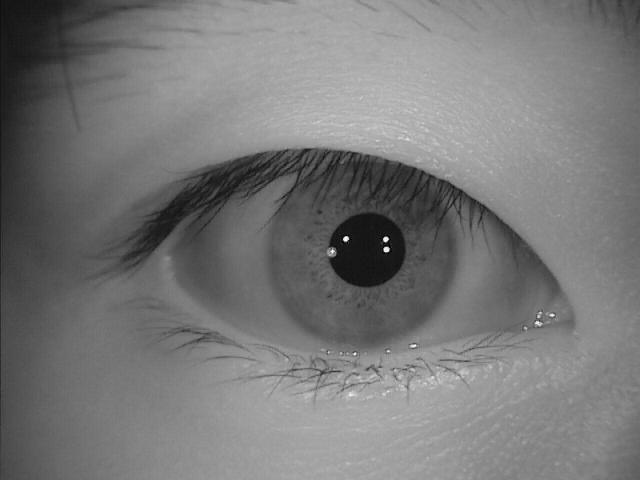
#> input picture CASIA-Iris-Lamp-100/002/R/S2002R08.jpg, 640 x 480 px, found by its file name; its folder holds only this picture in this run
$ python iris_recognizer.py
#> lines starting #> are read from the running program, lines starting #| are printed output that depends on the picture; after the words box and inside, x2 and y2 are one past the last pixel; in counts of white or black regions, pixels touching at a corner belong together
### src/dataset.py
import os
import numpy as np
from PIL import Image
import cv2
import math

class Dataset:
    def __init__(self, path):
        self.path = path
        self.images = []
        self.labels = []
        self.codes = []
        self.iris = []

    def load_images_and_labels(self):

        for d in os.listdir(self.path):
            directory = os.path.join(self.path, d)
            for sd in os.listdir(directory): #L ou R
                subdirectory = os.path.join(directory,sd)
                for f in os.listdir(subdirectory):
                    if f.endswith('.jpg'): #consider only jpg images
                        image_path = os.path.join(subdirectory, f)
                        image_pil = Image.open(image_path)
#> image_pil is the input picture: PIL image 640x480 L; min 0, max 255, mean 119.6
                        # Convert the image format into numpy array
                        image = np.array(image_pil, 'uint8')
                        self.images.append(image)
                        # Get the label of the image (which person it belongs to)
                        if subdirectory.endswith('L'):
                            self.labels.append(int(os.path.split(image_path)[1].split("L")[0].replace("S", "")))
                        else:
                            self.labels.append(int(os.path.split(image_path)[1].split("R")[0].replace("S", "")))


def preprocess(image, threshold=35, lamp=True):

    smoothed = cv2.medianBlur(image,5)
    num, mask = cv2.threshold(smoothed, threshold, 255, cv2.THRESH_BINARY_INV)

    if lamp:
        kernel = cv2.getStructuringElement(cv2.MORPH_ELLIPSE, (3, 3))
        mask = cv2.dilate(mask, kernel, iterations=5)

        kernel = cv2.getStructuringElement(cv2.MORPH_ELLIPSE, (7, 7))
        mask = cv2.erode(mask, kernel, iterations=4)

        kernel = cv2.getStructuringElement(cv2.MORPH_ELLIPSE, (3, 3))
        mask = cv2.dilate(mask, kernel, iterations=9)
    else:
        kernel = cv2.getStructuringElement(cv2.MORPH_ELLIPSE, (3, 3))
        mask = cv2.dilate(mask, kernel, iterations=7)
        mask = cv2.erode(mask, kernel, iterations=4)

    mask = cv2.Canny(mask,100,200)

    circles = cv2.HoughCircles(mask,method=cv2.HOUGH_GRADIENT,dp=2,minDist=220,param1=500,param2=50,minRadius=20,maxRadius=70)
    if circles is not None:
        circles = np.uint16(np.around(circles))
        for i in circles[0, :]:
            centerx = i[0]
            centery = i[1]
            radius = i[2]

        circles = circles[0][0]

    return circles

def get_mean(image, mask):
    image_iris = cv2.bitwise_and(image, image, mask=mask)
    mean = np.mean(image_iris)

    return mean

def get_iris_radius(image, pupil):
    mask = np.zeros(image.shape, dtype='uint8')
    mean_ant = get_mean(image, mask)
    max_mean = -1
    max_radius = 0
    for r in range((pupil[2]+16), 120):
        mean = get_mean(image, mask)
        diff = mean - mean_ant
        mean_ant = mean
        if diff > max_mean:
            max_mean = diff
            max_radius = r

    return max_radius

def normalize_iris(image, pupil, iris_radius):

    total_grades = 2*math.pi
    num_pixels = iris_radius - pupil[2] #raio da iris menos raio pupila
    interval = np.linspace(0, total_grades, num=360)
    polar = np.zeros((num_pixels, len(interval)), dtype='uint8') #matriz para a iris normalizada
    for pixel in range(0, num_pixels):
        offset = 0
        ant = 0
        for i in interval:
            grade = i
            x = int((pupil[2] + pixel)*math.cos(grade) + pupil[0]) # centerx
            y = int((pupil[2] + pixel)*math.sin(grade) + pupil[1]) # centery
            # print pixel, int(grade*total_grades+offset), offset
            if (int(grade*total_grades+offset) == (ant+2)):
                offset-=1
            if y < image.shape[0] and x < image.shape[1]:
                polar[pixel, int(grade*total_grades+offset)] = image[y,x] #pq a imagem é deitada
            else:
                polar[pixel, int(grade*total_grades+offset)] = 0 #iris fora da imagem
            ant = int(grade*total_grades+offset)
            offset+=1
            if (grade*total_grades+offset) >= 360:
                break

    return polar

### src/utils.py
import numpy as np
import pywt
import progressbar
from skimage import feature
from sklearn import svm
from sklearn.model_selection import KFold
import matplotlib.pyplot as plt
from src.dataset import Dataset, preprocess, get_iris_radius, normalize_iris

def hamming_distance(code_query, code_database):
    nm = code_query.shape[0] * code_query.shape[1]
    xor = np.logical_xor(code_query, code_database).sum()
    return xor / float(nm)

def iris_detection(dataset):
    print("Detect, segment and normalize iris region")
    bar = progressbar.ProgressBar(maxval=len(dataset.images) - 1)
    bar.start()

    c = radius_iris = 0
    for index, image in enumerate(dataset.images):
        bar.update(index)
        pupil = preprocess(image)
        if pupil is not None: #achou a pupila
            radius_iris = get_iris_radius(image, pupil)
            image_normalized = normalize_iris(image, pupil, radius_iris)
            dataset.iris.append(image_normalized)
            #binariza a imagem com Haar Wavelet
            coefficients = pywt.wavedec2(image_normalized, 'haar', level=4)
            cA = coefficients[0]
            #horizontal detail, vertical detail and diagonal detail
            (cH, cV, cD) = coefficients[1]
            image_binar = np.zeros((cA.shape[0], cA.shape[1]), dtype='uint8')
            for i in range(cA.shape[0]):
                for j in range(cA.shape[1]):
                    if ((cH[i,j]>=0) and (cV[i,j]>=0) and (cD[i,j]>=0)):
                        image_binar[i,j] = 1
                    else:
                        image_binar[i,j] = 0
            #deixar todos do mesmo tamanho
            image_binar = np.resize(image_binar, (5,23))
            #salvo na ordem das labels tbm
            dataset.codes.append(image_binar)
        else: #não achou a pupila, remove a imagem
            np.delete(dataset.images, i, 0)
            c-=1
        c+=1
#> this loop made 4 passes
#> pass 1, in preprocess, `num, mask = cv2.threshold(smoothed, threshold, 255, cv2.THRESH_BINARY_..`:
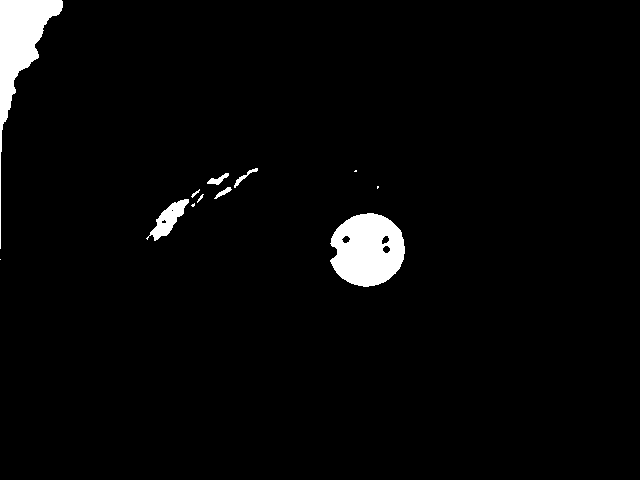
#> mask: shape (480, 640); 3% white; 12 white regions (4 under 20 px), largest, box (x1, y1, x2, y2) and area: (330, 213, 405, 287) 4162, (0, 0, 63, 249) 3920, (146, 199, 189, 241) 680
#> pass 1, in preprocess, `mask = cv2.dilate(mask, kernel, iterations=5)`:
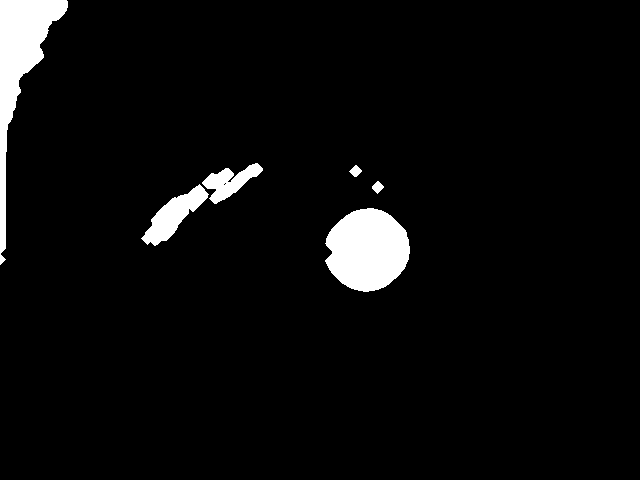
#> mask: shape (480, 640); 4.4% white; 6 white regions, box (x1, y1, x2, y2) and area: (325, 208, 410, 292) 5392, (0, 0, 68, 265) 5278, (141, 184, 209, 246) 1614, (202, 163, 263, 204) 1097, (349, 165, 362, 177) 90, (372, 181, 384, 194) 90
#> pass 1, in preprocess, `mask = cv2.erode(mask, kernel, iterations=4)`:
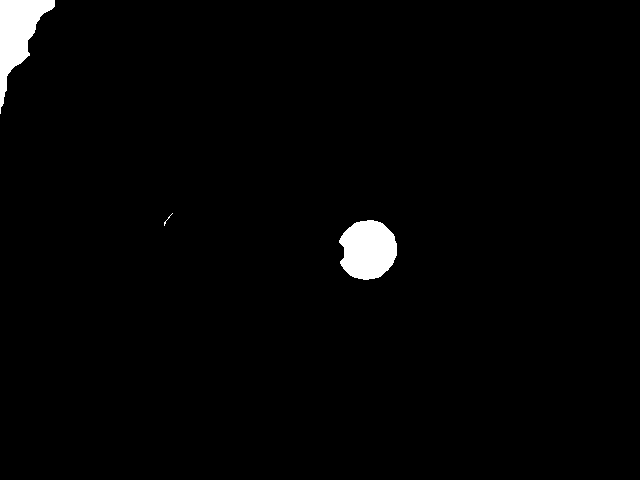
#> mask: shape (480, 640); 1.7% white; 3 white regions (1 under 20 px), largest, box (x1, y1, x2, y2) and area: (339, 220, 397, 280) 2689, (0, 0, 55, 114) 2649
    bar.finish()

def iris_verification(dataset):
    print("Verifying iris")
    bar = progressbar.ProgressBar(maxval=len(dataset.codes) - 1)
    bar.start()

    distance = []
    true_or_false = []
    for i in range(0, len(dataset.codes)):
        bar.update(i)
        code_query = dataset.codes[i]
        for j in range(i+1, len(dataset.codes)):
            code_database = dataset.codes[j]
            distance.append(hamming_distance(code_query, code_database))
            true_or_false.append((dataset.labels[i] == dataset.labels[j]))

    bar.finish()

    limits = np.sort(distance)
    limits = np.unique(limits)
    positives_total = 0
    negatives_total = 0
    for aux in true_or_false:
        if aux == True: # mesma label
            positives_total += 1
        else:
            negatives_total += 1

    false_positives = []
    false_negatives = []
    for limit in limits:
        fp = 0
        fn = 0
        for j in range(len(distance)):
            database = distance[j]
            if database <= limit and true_or_false[j] == False:
                fp += 1
            elif database > limit and true_or_false[j] == True:
                fn += 1

        fp = fp / float(negatives_total)
        fn = fn / float(positives_total)
        false_positives.append(fp)
        false_negatives.append(fn)

    false_positives = np.array(false_positives)
    false_negatives = np.array(false_negatives)

    #indice para a diferença mínima entre falso positivos e falso negativos
    index_EER = np.argmin(np.absolute(false_positives - false_negatives))
    plt.axis([0, 1.0, 0, 1.0])
    plt.title('FAR x FRR graph')
    plt.xlabel('False Positives')
    plt.ylabel('False Negatives')
    plt.plot(false_positives, false_negatives, linestyle='--', color='black')
    plt.plot(false_positives[index_EER], false_negatives[index_EER], 'o', color='green', label='EER')
    plt.legend()
    plt.savefig('DETcurve.png')
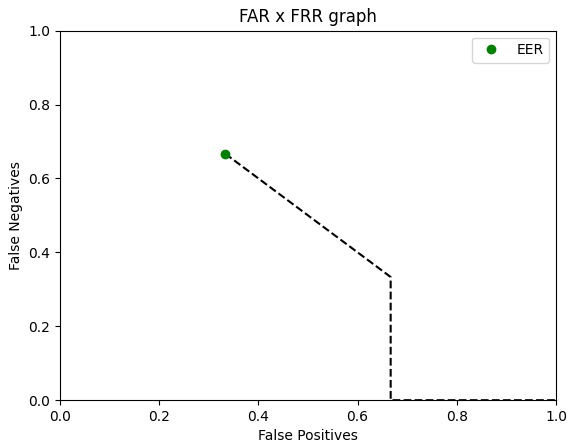
#> figure drawn by matplotlib, 1 panel
    print("FARxFRR graph saved as DETcurve.png")

def lbp(iris):
    lbps = []
    major = 0
    for img in iris:
        if img.shape[0] > major:
            major = img.shape[0]

    print("LBP extraction")
    bar = progressbar.ProgressBar(maxval=len(iris) - 1)
    bar.start()
    for index, img in enumerate(iris):
        img = np.resize(img, (major,img.shape[1]))
        lbps.append(feature.local_binary_pattern(img, img.shape[1], img.shape[0], method="uniform"))
        bar.update(index)
    bar.finish()

    return lbps

def iris_identification(dataset):
    lbps = lbp(dataset.iris)
    kfold = KFold(n_splits=10, shuffle=True)
    accuracy = 0

    print("Calculating accuracy for Iris identification using SVM and KNN")
    bar = progressbar.ProgressBar(maxval=10)
    bar.start()
    epoch = 0
    for train_index, test_index in kfold.split(lbps):
        data_train = []
        label_train = []
        for train in train_index:
            data_train.append(lbps[train])
            label_train.append(dataset.labels[train])

        model = svm.SVC(kernel='linear', C = 1.0)
        data_train = np.reshape(data_train, (len(data_train), data_train[0].shape[0]*data_train[0].shape[1]))
        model.fit(data_train, label_train)

        data_test = []
        label_test = []
        for test in test_index:
            data_test.append(lbps[test])
            label_test.append(dataset.labels[test])

        data_test = np.reshape(data_test, (len(data_test), data_test[0].shape[0]*data_test[0].shape[1]))
        accuracy += model.score(data_test, label_test)

        bar.update(epoch)
        epoch += 1

    bar.finish()
    print ("Mean accuracy: "+str(accuracy/10))

### iris_recognizer.py
import numpy as np
from src.dataset import Dataset
from src.utils import iris_detection, iris_verification, iris_identification

def execute(path):
    dataset = Dataset(path)
    print("Reading dataset " + path)
    dataset.load_images_and_labels()
    print (str(len(dataset.images))+" images")
    iris_detection(dataset)
    if (len(dataset.images)%2 != 0): #se não for número par de imagens
        np.delete(dataset.images, len(dataset.images)-1, 0)
    iris_verification(dataset)
    iris_identification(dataset)

if __name__ == '__main__':
#> (the run stopped early here; a loop or call above may not have finished)
